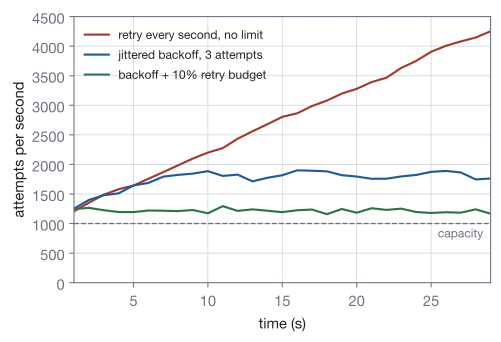

Reproduce this figure in Python.
"""Attempts per second at a backend accepting 1000 a second, for 1100 new requests a second, under three retry policies:
retry after one second for ever, jittered doubling backoff with at most three attempts, and the same with a 10% retry budget."""
import os
import random
import sys

import simpy

sys.path.insert(0, os.path.join(os.path.dirname(os.path.abspath(__file__)), "..", "..", "..", "_filters"))
from figstyle import *  # noqa: E402,F403


def storm(policy, X=1100, C=1000, T=30, seed=1204, ratio=0.1):
    rnd, env = random.Random(seed), simpy.Environment()
    used, attempts, sent = {}, [0] * T, {"new": 0, "retries": 0}

    def accept(t):
        s = int(t); attempts[s] += 1; used[s] = used.get(s, 0) + 1
        return used[s] <= C

    def request(env):
        sent["new"] += 1
        for k in range(1, 10**9):
            if env.now >= T or accept(env.now):
                return
            if policy == "fixed":
                yield env.timeout(1.0); continue
            if k == 3:
                return
            if policy == "budget" and sent["retries"] + 1 > ratio * sent["new"]:
                return
            sent["retries"] += 1
            yield env.timeout(rnd.uniform(0, 0.5 * 2**k))

    def source(env):
        while True:
            yield env.timeout(rnd.expovariate(X)); env.process(request(env))

    env.process(source(env)); env.run(until=T)
    return attempts


fig, ax = plt.subplots(figsize=(5.6, 3.6))
labels = {"fixed": "retry every second, no limit", "backoff": "jittered backoff, 3 attempts", "budget": "backoff + 10% retry budget"}
for policy, colour in (("fixed", STATEMENT), ("backoff", ACCENT), ("budget", EXAMPLE)):
    a = storm(policy)
    ax.plot(range(1, len(a)), a[1:], color=colour, lw=1.6, label=labels[policy])
ax.axhline(1000, color=MUTED, lw=1, ls="--")
ax.text(28.5, 960, "capacity", color=MUTED, ha="right", va="top", fontsize=9)
ax.set_xlabel("time (s)")
ax.set_ylabel("attempts per second")
ax.set_xlim(1, 29)
ax.set_ylim(0, 4500)
ax.grid(True, color=GRID, lw=0.6)
ax.legend(frameon=False, loc="upper left", fontsize=9)
save_figure(fig, "retry_storm")
